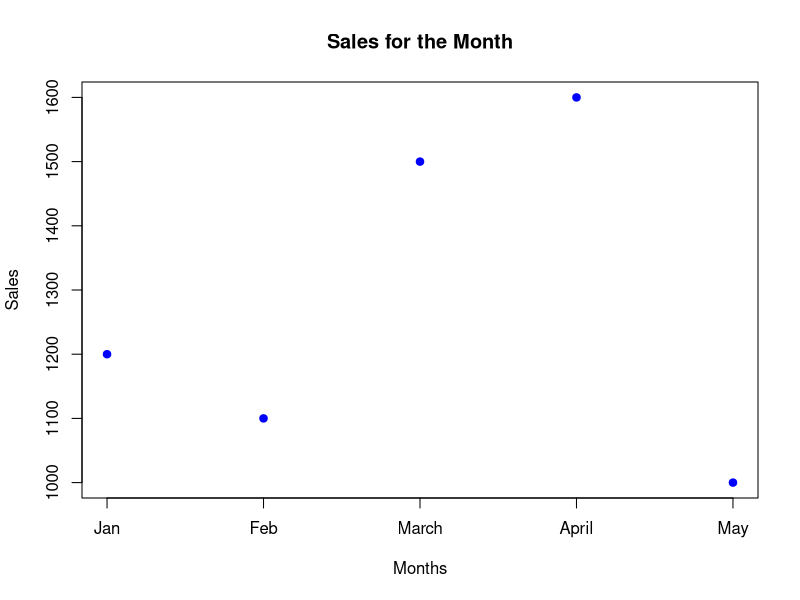

Write R code to recreate this figure.
months <- c("Jan", "Feb", "March", "April", "May")
sales <- c(1200, 1100, 1500, 1600, 1000)

plot(1:length(sales), sales,
     pch = 19,
     col = "blue",
     xaxt = "n",
     xlab = "Months",
     ylab = "Sales",
     main = "Sales for the Month")

axis(1, 
     at = 1:length(months), 
     labels = months)
